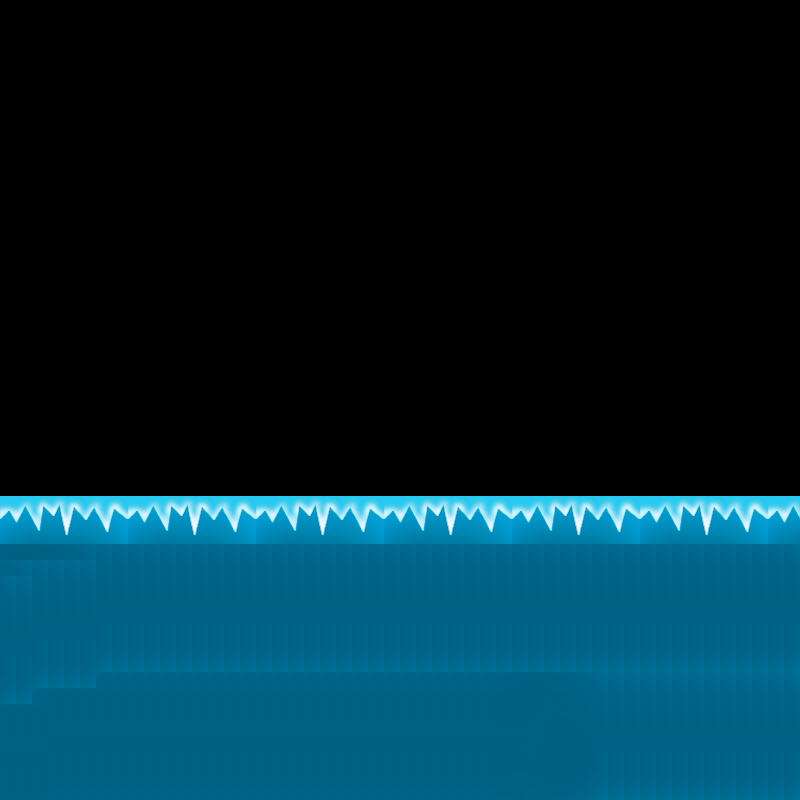

This game map was drawn from its Tiled (.tmx) file and the tilesets committed beside it. A one-line description and the full map source follow:
An orthogonal 50x50 tile map with 16x16 px tiles, 1 tile layer (terrain).

<map version="1.5" tiledversion="1.7.2" orientation="orthogonal" renderorder="right-down" width="50" height="50" tilewidth="16" tileheight="16" infinite="0" nextlayerid="2" nextobjectid="1">
 <tileset firstgid="1" source="Glace.tsx" />
 <layer id="1" name="terrain" width="50" height="50">
  <data encoding="csv">
0,0,0,0,0,0,0,0,0,0,0,0,0,0,0,0,0,0,0,0,0,0,0,0,0,0,0,0,0,0,0,0,0,0,0,0,0,0,0,0,0,0,0,0,0,0,0,0,0,0,
0,0,0,0,0,0,0,0,0,0,0,0,0,0,0,0,0,0,0,0,0,0,0,0,0,0,0,0,0,0,0,0,0,0,0,0,0,0,0,0,0,0,0,0,0,0,0,0,0,0,
0,0,0,0,0,0,0,0,0,0,0,0,0,0,0,0,0,0,0,0,0,0,0,0,0,0,0,0,0,0,0,0,0,0,0,0,0,0,0,0,0,0,0,0,0,0,0,0,0,0,
0,0,0,0,0,0,0,0,0,0,0,0,0,0,0,0,0,0,0,0,0,0,0,0,0,0,0,0,0,0,0,0,0,0,0,0,0,0,0,0,0,0,0,0,0,0,0,0,0,0,
0,0,0,0,0,0,0,0,0,0,0,0,0,0,0,0,0,0,0,0,0,0,0,0,0,0,0,0,0,0,0,0,0,0,0,0,0,0,0,0,0,0,0,0,0,0,0,0,0,0,
0,0,0,0,0,0,0,0,0,0,0,0,0,0,0,0,0,0,0,0,0,0,0,0,0,0,0,0,0,0,0,0,0,0,0,0,0,0,0,0,0,0,0,0,0,0,0,0,0,0,
0,0,0,0,0,0,0,0,0,0,0,0,0,0,0,0,0,0,0,0,0,0,0,0,0,0,0,0,0,0,0,0,0,0,0,0,0,0,0,0,0,0,0,0,0,0,0,0,0,0,
0,0,0,0,0,0,0,0,0,0,0,0,0,0,0,0,0,0,0,0,0,0,0,0,0,0,0,0,0,0,0,0,0,0,0,0,0,0,0,0,0,0,0,0,0,0,0,0,0,0,
0,0,0,0,0,0,0,0,0,0,0,0,0,0,0,0,0,0,0,0,0,0,0,0,0,0,0,0,0,0,0,0,0,0,0,0,0,0,0,0,0,0,0,0,0,0,0,0,0,0,
0,0,0,0,0,0,0,0,0,0,0,0,0,0,0,0,0,0,0,0,0,0,0,0,0,0,0,0,0,0,0,0,0,0,0,0,0,0,0,0,0,0,0,0,0,0,0,0,0,0,
0,0,0,0,0,0,0,0,0,0,0,0,0,0,0,0,0,0,0,0,0,0,0,0,0,0,0,0,0,0,0,0,0,0,0,0,0,0,0,0,0,0,0,0,0,0,0,0,0,0,
0,0,0,0,0,0,0,0,0,0,0,0,0,0,0,0,0,0,0,0,0,0,0,0,0,0,0,0,0,0,0,0,0,0,0,0,0,0,0,0,0,0,0,0,0,0,0,0,0,0,
0,0,0,0,0,0,0,0,0,0,0,0,0,0,0,0,0,0,0,0,0,0,0,0,0,0,0,0,0,0,0,0,0,0,0,0,0,0,0,0,0,0,0,0,0,0,0,0,0,0,
0,0,0,0,0,0,0,0,0,0,0,0,0,0,0,0,0,0,0,0,0,0,0,0,0,0,0,0,0,0,0,0,0,0,0,0,0,0,0,0,0,0,0,0,0,0,0,0,0,0,
0,0,0,0,0,0,0,0,0,0,0,0,0,0,0,0,0,0,0,0,0,0,0,0,0,0,0,0,0,0,0,0,0,0,0,0,0,0,0,0,0,0,0,0,0,0,0,0,0,0,
0,0,0,0,0,0,0,0,0,0,0,0,0,0,0,0,0,0,0,0,0,0,0,0,0,0,0,0,0,0,0,0,0,0,0,0,0,0,0,0,0,0,0,0,0,0,0,0,0,0,
0,0,0,0,0,0,0,0,0,0,0,0,0,0,0,0,0,0,0,0,0,0,0,0,0,0,0,0,0,0,0,0,0,0,0,0,0,0,0,0,0,0,0,0,0,0,0,0,0,0,
0,0,0,0,0,0,0,0,0,0,0,0,0,0,0,0,0,0,0,0,0,0,0,0,0,0,0,0,0,0,0,0,0,0,0,0,0,0,0,0,0,0,0,0,0,0,0,0,0,0,
0,0,0,0,0,0,0,0,0,0,0,0,0,0,0,0,0,0,0,0,0,0,0,0,0,0,0,0,0,0,0,0,0,0,0,0,0,0,0,0,0,0,0,0,0,0,0,0,0,0,
0,0,0,0,0,0,0,0,0,0,0,0,0,0,0,0,0,0,0,0,0,0,0,0,0,0,0,0,0,0,0,0,0,0,0,0,0,0,0,0,0,0,0,0,0,0,0,0,0,0,
0,0,0,0,0,0,0,0,0,0,0,0,0,0,0,0,0,0,0,0,0,0,0,0,0,0,0,0,0,0,0,0,0,0,0,0,0,0,0,0,0,0,0,0,0,0,0,0,0,0,
0,0,0,0,0,0,0,0,0,0,0,0,0,0,0,0,0,0,0,0,0,0,0,0,0,0,0,0,0,0,0,0,0,0,0,0,0,0,0,0,0,0,0,0,0,0,0,0,0,0,
0,0,0,0,0,0,0,0,0,0,0,0,0,0,0,0,0,0,0,0,0,0,0,0,0,0,0,0,0,0,0,0,0,0,0,0,0,0,0,0,0,0,0,0,0,0,0,0,0,0,
0,0,0,0,0,0,0,0,0,0,0,0,0,0,0,0,0,0,0,0,0,0,0,0,0,0,0,0,0,0,0,0,0,0,0,0,0,0,0,0,0,0,0,0,0,0,0,0,0,0,
0,0,0,0,0,0,0,0,0,0,0,0,0,0,0,0,0,0,0,0,0,0,0,0,0,0,0,0,0,0,0,0,0,0,0,0,0,0,0,0,0,0,0,0,0,0,0,0,0,0,
0,0,0,0,0,0,0,0,0,0,0,0,0,0,0,0,0,0,0,0,0,0,0,0,0,0,0,0,0,0,0,0,0,0,0,0,0,0,0,0,0,0,0,0,0,0,0,0,0,0,
0,0,0,0,0,0,0,0,0,0,0,0,0,0,0,0,0,0,0,0,0,0,0,0,0,0,0,0,0,0,0,0,0,0,0,0,0,0,0,0,0,0,0,0,0,0,0,0,0,0,
0,0,0,0,0,0,0,0,0,0,0,0,0,0,0,0,0,0,0,0,0,0,0,0,0,0,0,0,0,0,0,0,0,0,0,0,0,0,0,0,0,0,0,0,0,0,0,0,0,0,
0,0,0,0,0,0,0,0,0,0,0,0,0,0,0,0,0,0,0,0,0,0,0,0,0,0,0,0,0,0,0,0,0,0,0,0,0,0,0,0,0,0,0,0,0,0,0,0,0,0,
0,0,0,0,0,0,0,0,0,0,0,0,0,0,0,0,0,0,0,0,0,0,0,0,0,0,0,0,0,0,0,0,0,0,0,0,0,0,0,0,0,0,0,0,0,0,0,0,0,0,
0,0,0,0,0,0,0,0,0,0,0,0,0,0,0,0,0,0,0,0,0,0,0,0,0,0,0,0,0,0,0,0,0,0,0,0,0,0,0,0,0,0,0,0,0,0,0,0,0,0,
11,12,13,14,15,16,17,18,11,12,13,14,15,16,17,18,11,12,13,14,15,16,17,18,11,12,13,14,15,16,17,18,11,12,13,14,15,16,17,18,11,12,13,14,15,16,17,18,11,12,
53,54,55,56,57,58,59,60,53,54,55,56,57,58,59,60,53,54,55,56,57,58,59,60,53,54,55,56,57,58,59,60,53,54,55,56,57,58,59,60,53,54,55,56,57,58,59,60,53,54,
95,96,97,98,99,100,101,102,95,96,97,98,99,100,101,102,95,96,97,98,99,100,101,102,95,96,97,98,99,100,101,102,95,96,97,98,99,100,101,102,95,96,97,98,99,100,101,102,95,96,
433,434,435,436,437,438,438,438,438,438,438,438,438,438,438,438,438,438,438,438,438,438,438,438,438,438,438,438,438,438,438,438,438,438,438,438,438,438,438,438,438,438,438,438,438,438,438,438,438,438,
437,438,438,438,438,438,480,480,480,480,480,480,480,480,480,480,480,480,480,480,480,480,480,480,480,480,480,480,480,480,480,480,480,480,480,480,480,480,480,480,480,480,480,480,480,480,480,480,480,480,
438,438,480,480,480,480,522,522,522,522,522,522,522,522,522,522,522,522,522,522,522,522,522,522,522,522,522,522,522,522,522,522,522,522,522,522,522,522,522,522,522,522,522,522,522,522,522,522,522,522,
480,480,522,522,522,522,564,564,564,564,564,564,564,564,564,564,564,564,564,564,564,564,564,564,564,564,564,564,564,564,564,564,564,564,564,564,564,564,564,564,564,564,564,564,564,564,564,564,564,564,
522,522,564,564,564,564,606,606,606,606,606,606,606,606,606,606,606,606,606,606,606,606,606,606,606,606,606,606,606,606,606,606,606,606,606,606,606,606,606,606,606,606,606,606,606,606,606,606,606,606,
564,564,606,606,606,606,648,648,648,648,648,648,648,648,648,648,648,648,648,648,648,648,648,648,648,648,648,648,648,648,648,648,648,648,648,648,648,648,648,648,648,648,648,648,648,648,648,648,648,648,
606,606,648,648,648,648,690,690,690,690,690,690,690,690,690,690,690,690,690,690,690,690,690,690,690,690,690,690,690,690,690,690,690,690,690,690,690,690,690,690,690,690,690,690,690,690,690,690,690,690,
648,648,690,690,690,690,732,732,732,732,732,732,732,732,732,732,732,732,732,732,732,732,732,732,732,732,732,732,732,732,732,732,732,732,732,732,732,732,732,732,732,732,732,732,732,732,732,732,732,732,
690,690,732,732,732,732,431,431,431,431,431,431,431,431,431,431,431,431,431,431,431,431,431,431,431,431,431,431,431,431,431,432,433,434,435,436,437,438,438,438,438,438,438,438,438,438,438,438,438,438,
732,732,431,473,473,473,473,473,473,473,473,473,473,473,473,473,473,473,473,473,473,473,473,473,473,473,473,473,473,473,473,474,475,476,477,478,479,480,480,480,480,480,480,480,480,480,480,480,480,480,
473,473,473,515,515,515,515,515,515,515,515,515,515,515,515,515,515,515,515,515,515,515,515,515,515,515,515,515,515,515,515,516,517,518,519,520,521,522,522,522,522,522,522,522,522,522,522,522,522,522,
515,515,515,557,557,557,557,557,557,557,557,557,557,557,557,557,557,557,557,557,557,557,557,557,557,557,557,557,557,557,557,558,559,560,561,562,563,564,564,564,564,564,564,564,564,564,564,564,564,564,
557,557,557,599,599,599,599,599,599,599,599,599,599,599,599,599,599,599,599,599,599,599,599,599,599,599,599,599,599,599,599,600,601,602,603,604,605,606,606,606,606,606,606,606,606,606,606,606,606,606,
599,599,599,641,641,641,641,641,641,641,641,641,641,641,641,641,641,641,641,641,641,641,641,641,641,641,641,641,641,641,641,642,643,644,645,646,647,648,648,648,648,648,648,648,648,648,648,648,648,648,
641,641,641,683,683,683,683,683,683,683,683,683,683,683,683,683,683,683,683,683,683,683,683,683,683,683,683,683,683,683,683,684,685,686,687,688,689,690,690,690,690,690,690,690,690,690,690,690,690,690,
683,683,683,725,725,725,725,725,725,725,725,725,725,725,725,725,725,725,725,725,725,725,725,725,725,725,725,725,725,725,725,726,727,728,729,730,731,732,732,732,732,732,732,732,732,732,732,732,732,732
</data>
 </layer>
</map>